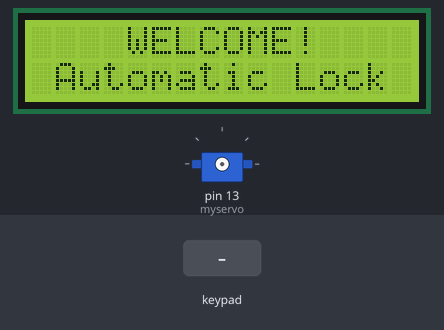
This sketch was run on a simulated Arduino Uno, built with avr-gcc and run on an emulated ATmega328P. Parts: 16×2 character LCD, servo. The test bench sets the inputs (shaded band).

Above: at 1.1 s.
At 5.1 s:
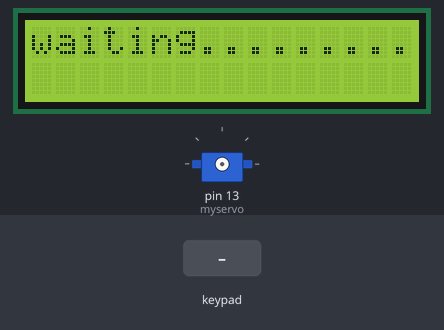
8.3 s: keypad keys 2 B 8 D * pressed 0.4 s apart
At 11.5 s:
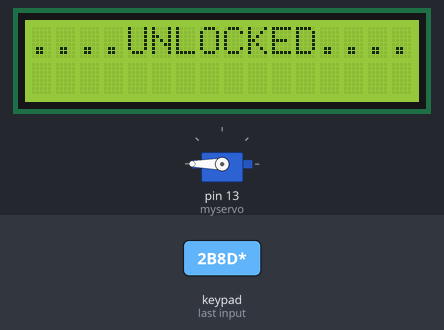
12.3 s: key '1' pressed
At 14.1 s:
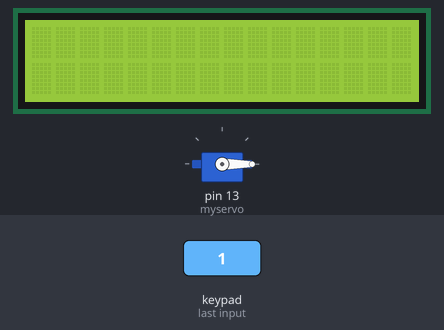
Timing chart, 0 to 15.6 s (numbered marks = the images above; inputs shaded):
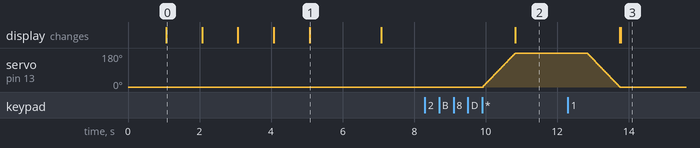

Measured:
- after the input at 8.3 s, servo on pin 13 (myservo): moves from 0° to 180° over 0.89 s, starting after 1.6 s; the display: changes after 2.5 s (image 2)
- after the input at 12.3 s, the display: first differs from a run without the input after 1.5 s (image 3)
- what the display in image 0 shows lasts 1.0 s, from 1.1 s to 2.1 s
- what the display in image 1 shows lasts 2.0 s, from 5.1 s to 7.1 s

The sketch:

Automatic_Door_Lock_System.ino
```cpp
#include <LiquidCrystal.h>
#include <Keypad.h>
#include <Servo.h>

const int numRows = 4;
const int numCols = 4;
char k[numRows][numCols] =
{
  {'1','2','3','A'},
  {'4','5','6','B'},
  {'7','8','9','C'},
  {'*','0','#','D'}
};
byte rowPins[numRows] = {9,8,7,6};
byte colPins[numCols] = {5,4,3,2};
Keypad myKeypad = Keypad(makeKeymap(k),rowPins,colPins,numRows,numCols);

LiquidCrystal lcd(12, 11, 5, 4, 3, 2);

Servo myservo;

const String password = "2B8D";
String in_pass;

void setup()
{
  lcd.begin(16, 2);
  lcd.setCursor(0,0);
  lcd.print("    WELCOME!    ");
  delay(1000);
  lcd.setCursor(0,1);
  lcd.print(" Automatic Lock ");
  delay(1000);
  lcd.clear();
  lcd.setCursor(0,0);
  lcd.print("Password?");
  delay(1000);
  lcd.setCursor(0,1);
  lcd.print("Then press '*' !");
  delay(1000);
  lcd.clear();
  delay(1000);
  lcd.setCursor(0,0);
  lcd.print("waiting.........");
  delay(2000);
  lcd.clear();
}

void loop()
{
  char keypressed = myKeypad.getKey();
  if(keypressed != NO_KEY)
  {
    lcd.setCursor(0, 0);
    myservo.attach(13);
  	if (keypressed == '*')
  	{
      if(password == in_pass)
      {
      	for(int pos=0;pos<=180;pos++)
  	  	{
    	  myservo.write(pos);
  		  delay(5);
  	  	}
      	lcd.print("....UNLOCKED....");
        delay(2000);
        for(int pos=180;pos>=0;pos--)
  	  	{
    	  myservo.write(pos);
  		  delay(5);
      	}
      	lcd.clear();
      	lcd.print(".....LOCKED.....");
      }
      else
      {
      	myservo.write(0);
      	lcd.clear();
      }
      in_pass = "";
  	}
    else
    {
      in_pass += keypressed;
      myservo.write(0);
      lcd.clear();
    }
  }
}
```
